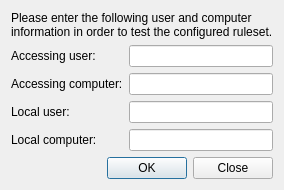
<?xml version="1.0" encoding="UTF-8"?>
<ui version="4.0">
 <class>AccessControlRulesTestDialog</class>
 <widget class="QDialog" name="AccessControlRulesTestDialog">
  <property name="windowTitle">
   <string>Access control rules test</string>
  </property>
  <layout class="QGridLayout" name="gridLayout">
   <item row="4" column="1">
    <widget class="QLineEdit" name="localComputerLineEdit"/>
   </item>
   <item row="3" column="1">
    <widget class="QLineEdit" name="localUserLineEdit"/>
   </item>
   <item row="3" column="0">
    <widget class="QLabel" name="label_3">
     <property name="text">
      <string>Local user:</string>
     </property>
    </widget>
   </item>
   <item row="1" column="1">
    <widget class="QLineEdit" name="accessingUserLineEdit"/>
   </item>
   <item row="1" column="0">
    <widget class="QLabel" name="label">
     <property name="text">
      <string>Accessing user:</string>
     </property>
    </widget>
   </item>
   <item row="2" column="1">
    <widget class="QLineEdit" name="accessingComputerLineEdit"/>
   </item>
   <item row="4" column="0">
    <widget class="QLabel" name="label_4">
     <property name="text">
      <string>Local computer:</string>
     </property>
    </widget>
   </item>
   <item row="2" column="0">
    <widget class="QLabel" name="label_2">
     <property name="text">
      <string>Accessing computer:</string>
     </property>
    </widget>
   </item>
   <item row="5" column="0" colspan="2">
    <widget class="QDialogButtonBox" name="buttonBox">
     <property name="orientation">
      <enum>Qt::Horizontal</enum>
     </property>
     <property name="standardButtons">
      <set>QDialogButtonBox::Close|QDialogButtonBox::Ok</set>
     </property>
    </widget>
   </item>
   <item row="0" column="0" colspan="2">
    <widget class="QLabel" name="label_5">
     <property name="sizePolicy">
      <sizepolicy hsizetype="Preferred" vsizetype="MinimumExpanding">
       <horstretch>0</horstretch>
       <verstretch>0</verstretch>
      </sizepolicy>
     </property>
     <property name="text">
      <string>Please enter the following user and computer information in order to test the configured ruleset.</string>
     </property>
     <property name="wordWrap">
      <bool>true</bool>
     </property>
    </widget>
   </item>
  </layout>
 </widget>
 <tabstops>
  <tabstop>accessingUserLineEdit</tabstop>
  <tabstop>accessingComputerLineEdit</tabstop>
  <tabstop>localUserLineEdit</tabstop>
  <tabstop>localComputerLineEdit</tabstop>
 </tabstops>
 <resources/>
 <connections>
  <connection>
   <sender>buttonBox</sender>
   <signal>accepted()</signal>
   <receiver>AccessControlRulesTestDialog</receiver>
   <slot>accept()</slot>
   <hints>
    <hint type="sourcelabel">
     <x>248</x>
     <y>254</y>
    </hint>
    <hint type="destinationlabel">
     <x>157</x>
     <y>274</y>
    </hint>
   </hints>
  </connection>
  <connection>
   <sender>buttonBox</sender>
   <signal>rejected()</signal>
   <receiver>AccessControlRulesTestDialog</receiver>
   <slot>reject()</slot>
   <hints>
    <hint type="sourcelabel">
     <x>316</x>
     <y>260</y>
    </hint>
    <hint type="destinationlabel">
     <x>286</x>
     <y>274</y>
    </hint>
   </hints>
  </connection>
 </connections>
</ui>
